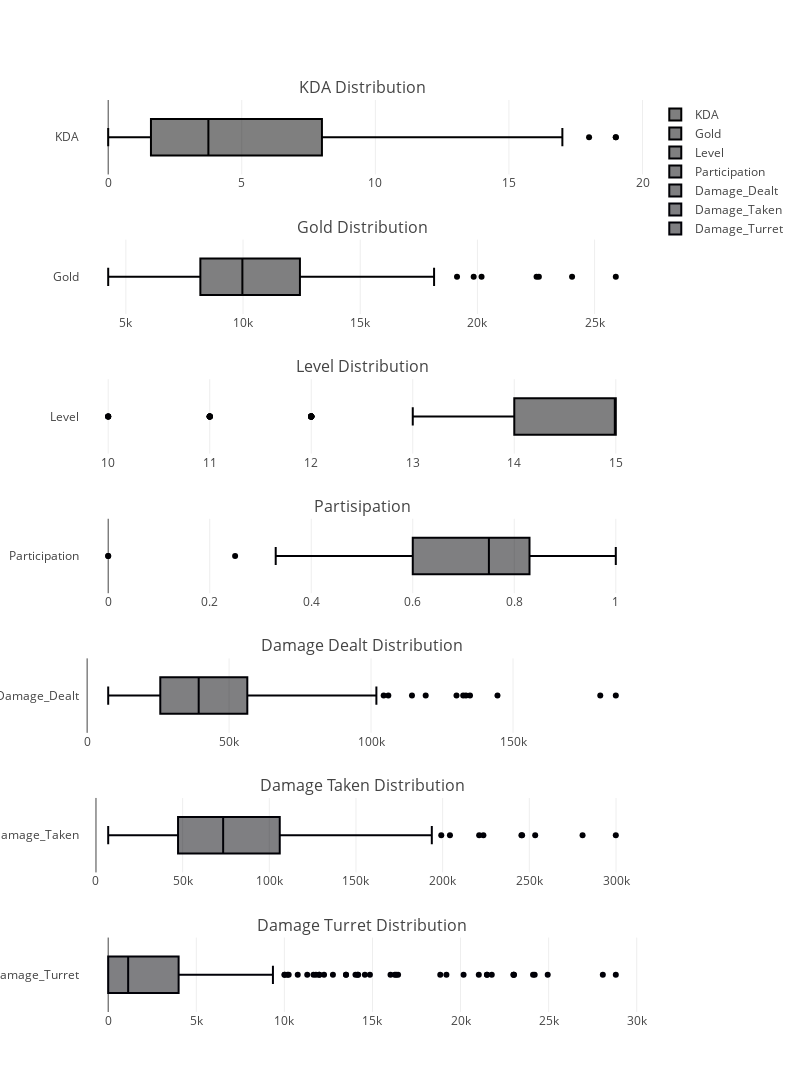

Notebook code cell kept with this figure:
### Code cell
fig.show()

### Figure 1 — Plotly figure (JSON) as saved in the notebook; plotly's stock layout.template omitted (floating-point values rounded to 4 significant figures; data arrays with more than 128 entries replaced by an {"elided": "..."} marker saying what was removed)
{"data": [{"name": "KDA", "type": "box", "x": {"elided": "250 float values"}, "xaxis": "x", "yaxis": "y"}, {"name": "Gold", "type": "box", "x": {"elided": "250 int values"}, "xaxis": "x2", "yaxis": "y2"}, {"name": "Level", "type": "box", "x": {"elided": "250 int values"}, "xaxis": "x3", "yaxis": "y3"}, {"name": "Participation", "type": "box", "x": {"elided": "250 float values"}, "xaxis": "x4", "yaxis": "y4"}, {"name": "Damage_Dealt", "type": "box", "x": {"elided": "250 int values"}, "xaxis": "x5", "yaxis": "y5"}, {"name": "Damage_Taken", "type": "box", "x": {"elided": "250 int values"}, "xaxis": "x6", "yaxis": "y6"}, {"name": "Damage_Turret", "type": "box", "x": {"elided": "250 int values"}, "xaxis": "x7", "yaxis": "y7"}], "layout": {"annotations": [{"font": {"size": 16}, "showarrow": false, "text": "KDA Distribution", "x": 0.5, "xanchor": "center", "xref": "paper", "y": 1.0, "yanchor": "bottom", "yref": "paper"}, {"font": {"size": 16}, "showarrow": false, "text": "Gold Distribution", "x": 0.5, "xanchor": "center", "xref": "paper", "y": 0.8469, "yanchor": "bottom", "yref": "paper"}, {"font": {"size": 16}, "showarrow": false, "text": "Level Distribution", "x": 0.5, "xanchor": "center", "xref": "paper", "y": 0.6939, "yanchor": "bottom", "yref": "paper"}, {"font": {"size": 16}, "showarrow": false, "text": "Partisipation", "x": 0.5, "xanchor": "center", "xref": "paper", "y": 0.5408, "yanchor": "bottom", "yref": "paper"}, {"font": {"size": 16}, "showarrow": false, "text": "Damage Dealt Distribution", "x": 0.5, "xanchor": "center", "xref": "paper", "y": 0.3878, "yanchor": "bottom", "yref": "paper"}, {"font": {"size": 16}, "showarrow": false, "text": "Damage Taken Distribution", "x": 0.5, "xanchor": "center", "xref": "paper", "y": 0.2347, "yanchor": "bottom", "yref": "paper"}, {"font": {"size": 16}, "showarrow": false, "text": "Damage Turret Distribution", "x": 0.5, "xanchor": "center", "xref": "paper", "y": 0.08163, "yanchor": "bottom", "yref": "paper"}], "height": 1200, "width": 800, "xaxis": {"anchor": "y", "domain": [0, 1]}, "xaxis2": {"anchor": "y2", "domain": [0, 1]}, "xaxis3": {"anchor": "y3", "domain": [0, 1]}, "xaxis4": {"anchor": "y4", "domain": [0, 1]}, "xaxis5": {"anchor": "y5", "domain": [0, 1]}, "xaxis6": {"anchor": "y6", "domain": [0, 1]}, "xaxis7": {"anchor": "y7", "domain": [0, 1]}, "yaxis": {"anchor": "x", "domain": [0.9184, 1.0]}, "yaxis2": {"anchor": "x2", "domain": [0.7653, 0.8469]}, "yaxis3": {"anchor": "x3", "domain": [0.6122, 0.6939]}, "yaxis4": {"anchor": "x4", "domain": [0.4592, 0.5408]}, "yaxis5": {"anchor": "x5", "domain": [0.3061, 0.3878]}, "yaxis6": {"anchor": "x6", "domain": [0.1531, 0.2347]}, "yaxis7": {"anchor": "x7", "domain": [0, 0.08163]}}}
